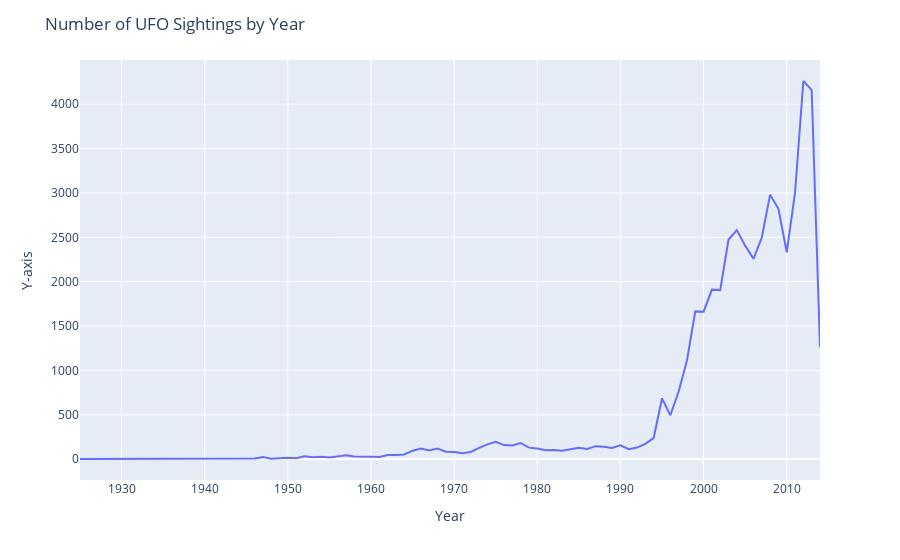

The notebook cell this image was saved under:
### Code cell
#YEARLY UFO SIGHTING TRENDS
ufo_data['year'] = ufo_data['datetime'].dt.year

year_counts = ufo_data['year'].value_counts().sort_index()



fig = px.line(x=year_counts.index, y=year_counts.values)


fig.update_layout(
    title='Number of UFO Sightings by Year',
    xaxis_title='Year',
    yaxis_title='Y-axis'
)

fig.show()

### Figure 1 — Plotly figure (JSON) as saved in the notebook; plotly's stock layout.template omitted (floating-point values rounded to 4 significant figures)
{"data": [{"hovertemplate": "x=%{x}<br>y=%{y}<extra></extra>", "legendgroup": "", "line": {"color": "#636efa", "dash": "solid"}, "marker": {"symbol": "circle"}, "mode": "lines", "name": "", "orientation": "v", "showlegend": false, "type": "scatter", "x": [1925, 1931, 1933, 1934, 1936, 1937, 1939, 1942, 1943, 1944, 1945, 1946, 1947, 1948, 1949, 1950, 1951, 1952, 1953, 1954, 1955, 1956, 1957, 1958, 1959, 1960, 1961, 1962, 1963, 1964, 1965, 1966, 1967, 1968, 1969, 1970, 1971, 1972, 1973, 1974, 1975, 1976, 1977, 1978, 1979, 1980, 1981, 1982, 1983, 1984, 1985, 1986, 1987, 1988, 1989, 1990, 1991, 1992, 1993, 1994, 1995, 1996, 1997, 1998, 1999, 2000, 2001, 2002, 2003, 2004, 2005, 2006, 2007, 2008, 2009, 2010, 2011, 2012, 2013, 2014], "xaxis": "x", "y": [1, 1, 1, 1, 2, 2, 1, 1, 6, 3, 3, 6, 22, 4, 9, 14, 9, 33, 21, 27, 17, 28, 42, 29, 31, 26, 24, 45, 47, 52, 95, 118, 96, 119, 83, 81, 66, 80, 126, 166, 194, 158, 153, 180, 129, 120, 99, 103, 93, 109, 128, 114, 146, 139, 126, 155, 111, 130, 171, 240, 685, 494, 761, 1112, 1665, 1662, 1910, 1905, 2475, 2581, 2406, 2258, 2498, 2981, 2821, 2331, 3005, 4262, 4160, 1261], "yaxis": "y"}], "layout": {"legend": {"tracegroupgap": 0}, "margin": {"t": 60}, "title": {"text": "Number of UFO Sightings by Year"}, "xaxis": {"anchor": "y", "domain": [0, 1], "title": {"text": "Year"}}, "yaxis": {"anchor": "x", "domain": [0, 1], "title": {"text": "Y-axis"}}}}
